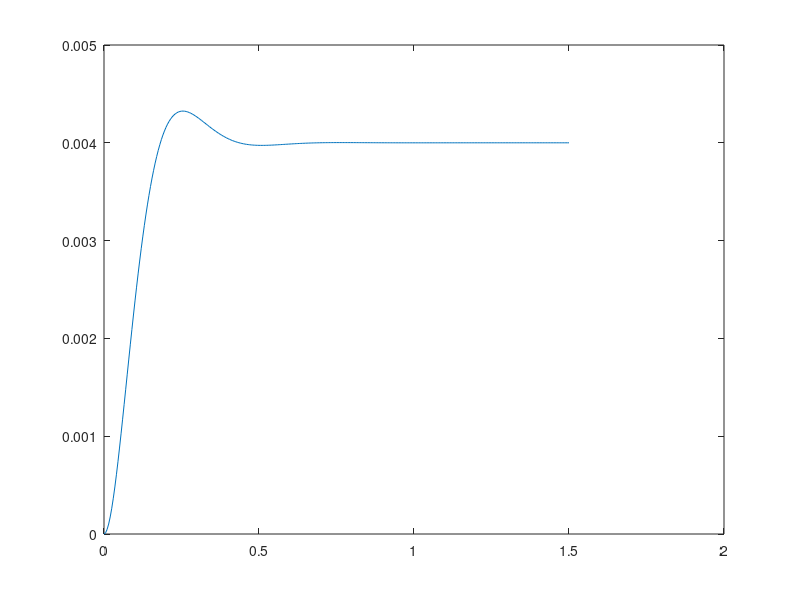

MATLAB code to generate this figure:
%% Hard Disk Design

%% Task 1
% The differential equation of input voltage and head position is given, so
% it is pretty easy to get the open loop transfer function by taking the
% lapalce transform of both side and can easily get 
%
% $$\frac{Y(s)}{U(s)} = \frac{1}{Js^2+bs}$$

%% Task 2
% open loop transfer function is given by multiplying both G1 and G2
%
% $$G1(s)G2(s)=\frac{Km}{(Ls+R)*(Js^2+bs)}=\frac{Km}{LJs^3+Lbs^2+RJs^2+pbs}$$
s = tf('s');
J = 1;
b = 20;
R = 1;
L = 0.001;
Km = 5;
G1 = Km/(L*s+R)
G2 = 1/(J*s^2+b*s)
openTF = G1*G2
t=[0:0.005:0.5];
y = step(openTF,t);
plot(t,y);
%%
% You can see that if a constant voltage is applied, then the read head
% will moves in a constant speed. And at the begining when the voltage is
% applied, there is a curve, which indicates that the read head is
% accelerating under applied voltage.
% 

%% Task 3a
% The proportional compensator is applied, so that the open loop transfer
% function is given by 
% 
% $$Ka*G1(s)*G2(s)$$
%
% and closed loop transfer function is given by
%
% $$\frac{Ka*G1(s)*G2(s)}{1+Ka*G1(s)*G2(s)}$$
% 
% after plug in G1(s)G2(s) from previous computation, we have
%
% $$\frac{Ka*Km}{LJs^3+(Lb+RJ)s^2+pbs+KaKm}$$
%
% Try plugging in Ka = 50, we can get the following plot
Ka = 50;
t=[0:0.005:1.5];
ProportionalTF = (Ka*G1*G2)/(1+Ka*G1*G2)
y = step(ProportionalTF, t);
plot(t,y);
%%
% Then applied step when Ka = 400
Ka = 400;
ProportionalTF = (Ka*openTF)/(1+Ka*openTF)
y = step(ProportionalTF, t);
plot(t,y);
%%
% Clearly you can see that the Ka=50 has less over shoot than Ka=400 does.
% This is because for Ka=400, the feedback amplification is too big and
% make system too sensitive.

%% Task 3b
% So when disturbance is Introduced to the system, the disturbance input
% flows into system between G1 and G2.
% So that we can derive the transfer function for disturbance:
%
% $$Tw = \frac{G2(s)}{1+Ka*G1(s)}$$
%
% First plot the response of disturbance in case of ka = 50
Ka = 50;
Tw = G2/(1+Ka*G1*G2)
y = step(Tw, t);
plot(t,y);
